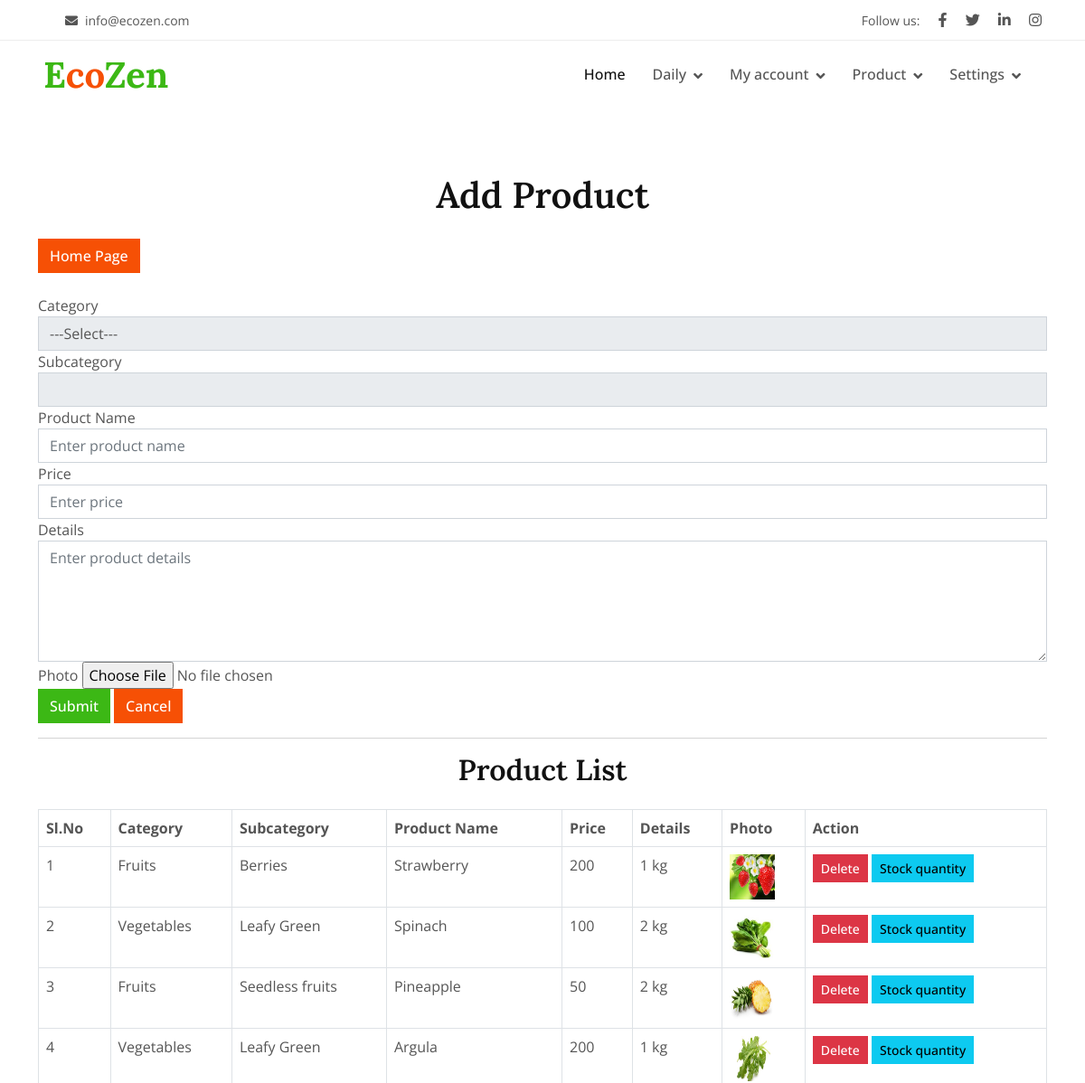
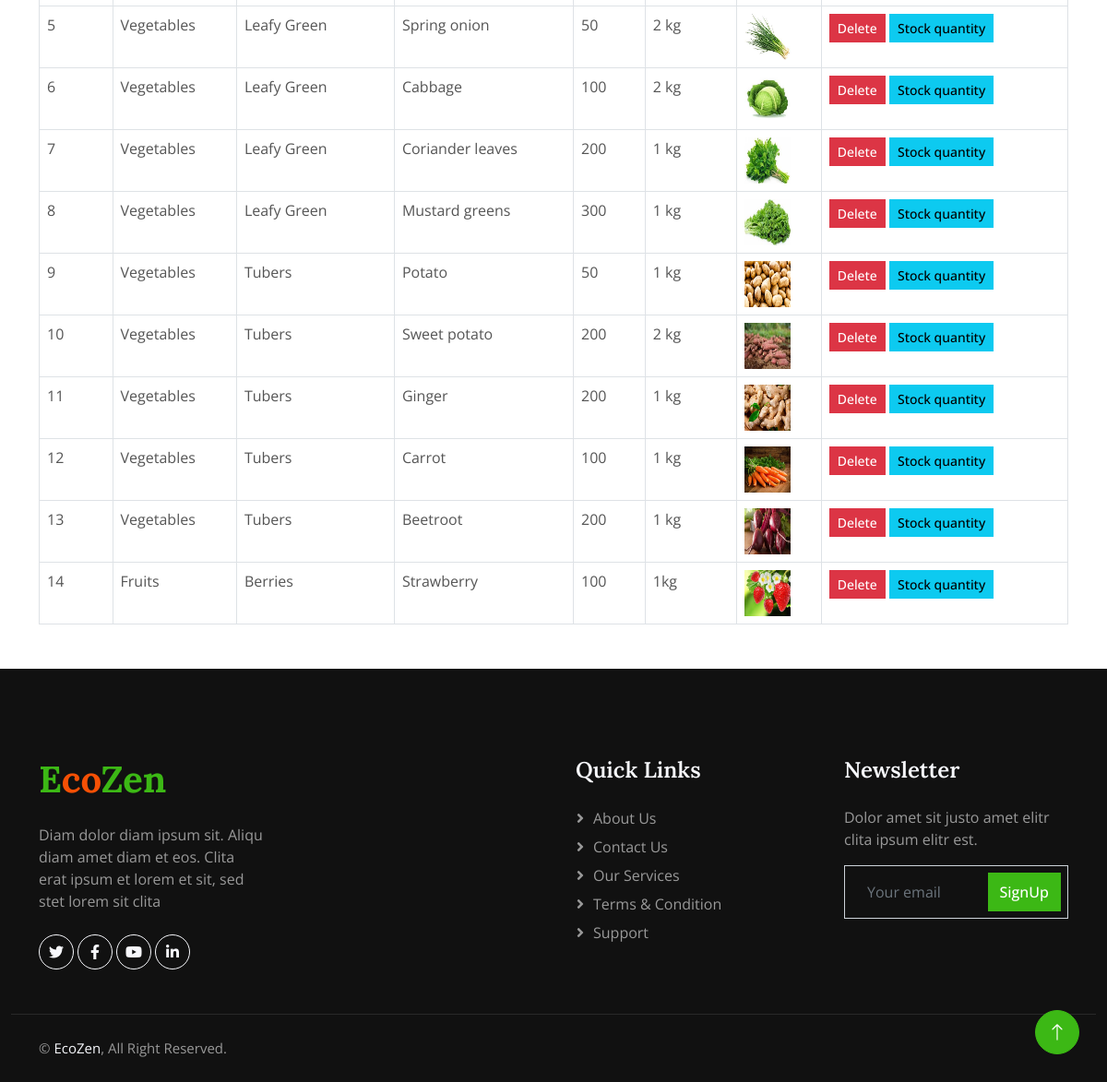
The page /Project/Seller/AddProduct.php (signed in) on the database its author committed (2 pictures, top to bottom).
### tables this page shows
CREATE TABLE `tbl_product` (
  `product_id` int(11) NOT NULL,
  `product_name` varchar(60) NOT NULL,
  `product_price` int(11) NOT NULL,
  `product_details` varchar(60) NOT NULL,
  `subcategory_id` int(11) NOT NULL,
  `product_image` varchar(100) NOT NULL,
  `seller_id` int(11) NOT NULL
);

CREATE TABLE `tbl_category` (
  `category_id` int(60) NOT NULL,
  `category_name` varchar(60) NOT NULL
);

CREATE TABLE `tbl_subcategory` (
  `subcategory_id` int(11) NOT NULL,
  `subcategory_name` varchar(60) NOT NULL,
  `category_id` int(11) NOT NULL
);

### Project/Seller/AddProduct.php (the view, shortened to what this page needs)
<?php
include("Head.php");
include("../Assets/Connection/Connection.php");
        ?>
<!DOCTYPE html>
<html lang="en">
<head>
</head>
<body>
<div class="container mt-5">
    <h1 class="text-center mb-4">Add Product</h1>
    <a href="Homepage.php" class="btn btn-secondary mb-4">Home Page</a>
    <form action="" method="POST" enctype="multipart/form-data">
        <div class="form-group">
            <label for="selCategory">Category</label>
            <select name="selCategory" id="selCategory" class="form-control" onChange="getSubcat(this.value)">
                <option value="">---Select---</option>
            </select>
        </div>
        <div class="form-group">
            <label for="sel_subcat">Subcategory</label>
            <select name="sel_subcat" id="sel_subcat" class="form-control">
            </select>
        </div>
        <div class="form-group">
            <label for="txtname">Product Name</label>
            <input type="text" name="txtname" id="txtname" class="form-control" placeholder="Enter product name" required>
        </div>
        <div class="form-group">
            <label for="txtprice">Price</label>
            <input type="text" name="txtprice" id="txtprice" class="form-control" placeholder="Enter price" required>
        </div>
        <div class="form-group">
            <label for="txtdetails">Details</label>
            <textarea name="txtdetails" id="txtdetails" class="form-control" rows="5" placeholder="Enter product details"></textarea>
        </div>
        <div class="form-group">
            <label for="file_photo">Photo</label>
            <input type="file" name="file_photo" id="file_photo" class="form-control-file" required>
        </div>
        <button type="submit" name="btnsubmit" class="btn btn-primary">Submit</button>
        <button type="reset" name="btnreset" class="btn btn-secondary">Cancel</button>
    </form>
    <hr>
    <h2 class="text-center mb-4">Product List</h2>
    <table class="table table-bordered table-hover">
        <thead class="thead-dark">
        <tr>
            <th>Sl.No</th>
            <th>Category</th>
            <th>Subcategory</th>
            <th>Product Name</th>
            <th>Price</th>
            <th>Details</th>
            <th>Photo</th>
            <th>Action</th>
        </tr>
        </thead>
        <tbody>
        <?php
        $selQry = "select * from tbl_product p
                   inner join tbl_subcategory s on p.subcategory_id=s.subcategory_id
                   inner join tbl_category c on s.category_id=c.category_id
                   where seller_id=" . $_SESSION['sid'];
        $result = $con->query($selQry);
        $i = 0;
        while ($data = $result->fetch_assoc()) {
            $i++;
            ?>
            <tr>
                <td><?php echo $i; ?></td>
                <td><?php echo $data['category_name']; ?></td>
                <td><?php echo $data['subcategory_name']; ?></td>
                <td><?php echo $data['product_name']; ?></td>
                <td><?php echo $data['product_price']; ?></td>
                <td><?php echo $data['product_details']; ?></td>
                <td><img src="../Assets/Files/Seller/<?php echo $data['product_image']; ?>" width="50" height="50"></td>
                <td>
                    <a href="AddProduct.php?delID=<?php echo $data['product_id']; ?>" class="btn btn-danger btn-sm">Delete</a>
                    <a href="Stock.php?pid=<?php echo $data['product_id']; ?>" class="btn btn-info btn-sm">Stock quantity</a>
                </td>
            </tr>
            <?php
        }
        ?>
        </tbody>
    </table>
</div>
<?php include("Foot.php"); ?>
</body>
</html>

### Project/Assets/Templates/Main/css/style.css (style rules this page uses)
:root { --primary: #3CB815; --secondary: #F65005; --light: #F7F8FC; --dark: #111111; }
.btn { font-weight: 500; transition: .5s; }
.btn.btn-primary, .btn.btn-secondary, .btn.btn-outline-primary:hover, .btn.btn-outline-secondary:hover { color: #FFFFFF; }

### rows shown on the page
tbl_product: tbl_category.category_name "Fruits", subcategory.subcategory_name "Berries", product_name "Strawberry", product_price "200", product_details "1 kg", product_image (picture)
tbl_product: tbl_category.category_name "Vegetables", subcategory.subcategory_name "Leafy Green", product_name "Spinach", product_price "100", product_details "2 kg", product_image (picture)
tbl_product: tbl_category.category_name "Fruits", subcategory.subcategory_name "Seedless fruits", product_name "Pineapple", product_price "50", product_details "2 kg", product_image (picture)
tbl_product: tbl_category.category_name "Vegetables", subcategory.subcategory_name "Leafy Green", product_name "Argula", product_price "200", product_details "1 kg", product_image (picture)
tbl_product: tbl_category.category_name "Vegetables", subcategory.subcategory_name "Leafy Green", product_name "Spring onion", product_price "50", product_details "2 kg", product_image (picture)
tbl_product: tbl_category.category_name "Vegetables", subcategory.subcategory_name "Leafy Green", product_name "Cabbage", product_price "100", product_details "2 kg", product_image (picture)
tbl_product: tbl_category.category_name "Vegetables", subcategory.subcategory_name "Leafy Green", product_name "Coriander leaves", product_price "200", product_details "1 kg", product_image (picture)
tbl_product: tbl_category.category_name "Vegetables", subcategory.subcategory_name "Leafy Green", product_name "Mustard greens", product_price "300", product_details "1 kg", product_image (picture)
tbl_product: tbl_category.category_name "Vegetables", subcategory.subcategory_name "Tubers", product_name "Potato", product_price "50", product_details "1 kg", product_image (picture)
tbl_product: tbl_category.category_name "Vegetables", subcategory.subcategory_name "Tubers", product_name "Sweet potato", product_price "200", product_details "2 kg", product_image (picture)
tbl_product: tbl_category.category_name "Vegetables", subcategory.subcategory_name "Tubers", product_name "Ginger", product_price "200", product_details "1 kg", product_image (picture)
tbl_product: tbl_category.category_name "Vegetables", subcategory.subcategory_name "Tubers", product_name "Carrot", product_price "100", product_details "1 kg", product_image (picture)
tbl_product: tbl_category.category_name "Vegetables", subcategory.subcategory_name "Tubers", product_name "Beetroot", product_price "200", product_details "1 kg", product_image (picture)
tbl_product: tbl_category.category_name "Fruits", subcategory.subcategory_name "Berries", product_name "Strawberry", product_price "100", product_details "1kg", product_image (picture)
